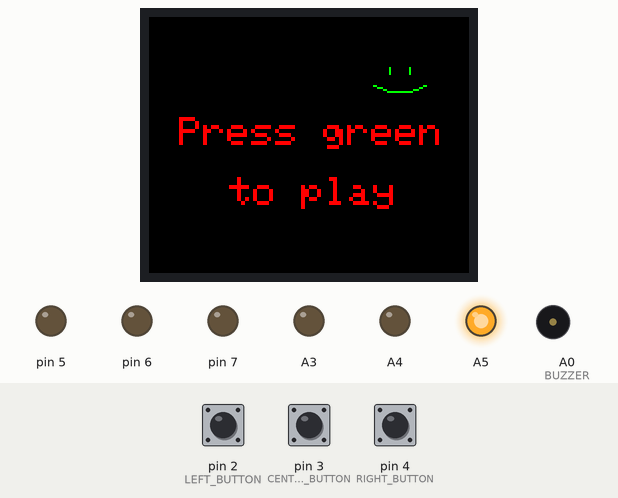
Simulated run of this sketch. Board: Arduino Uno, built with avr-gcc and run on an emulated ATmega328P. On the bench: 160×128 colour display, output pins drawn as LEDs (lit = HIGH), buzzer (waves = sounding). Inputs (shaded band) come from the test bench; at power-on: pin 3 (CENTER_BUTTON) LOW, pin 2 (LEFT_BUTTON) LOW, pin 4 (RIGHT_BUTTON) LOW.

Above: at 1.2 s.
1.3 s: pin 3 (CENTER_BUTTON) pulled HIGH for 0.15 s
At 2.4 s:
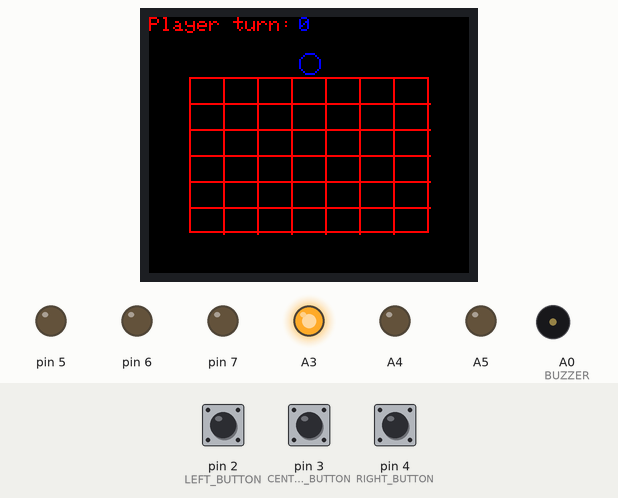
2.9 s: pin 2 (LEFT_BUTTON) pulled HIGH for 0.15 s
At 4.0 s:
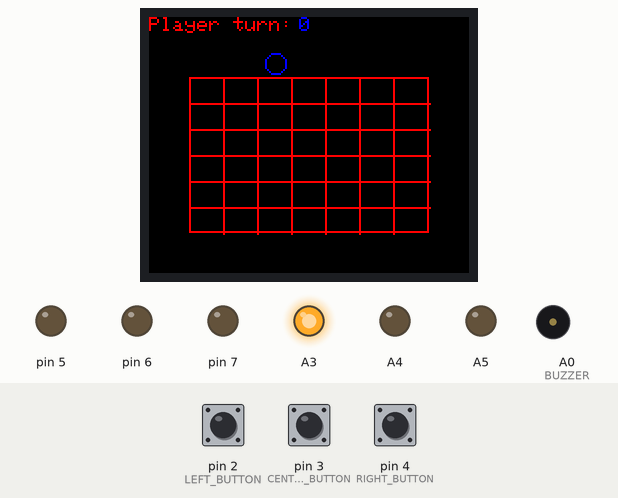
4.5 s: pin 3 (CENTER_BUTTON) pulled HIGH for 1 s
At 5.2 s:
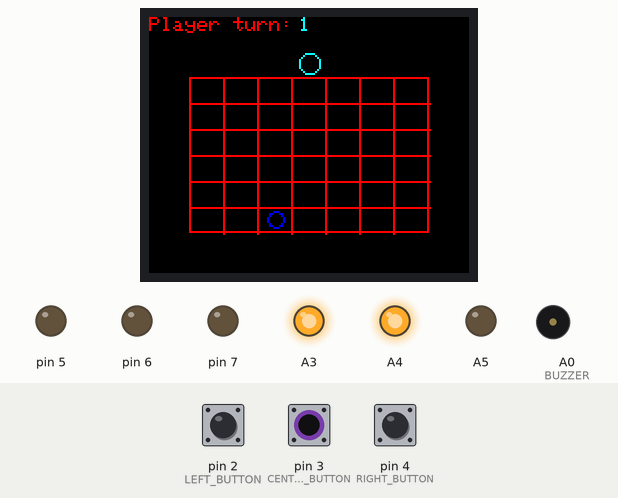
7.0 s: pin 4 (RIGHT_BUTTON) pulled HIGH for 0.15 s
At 8.3 s:
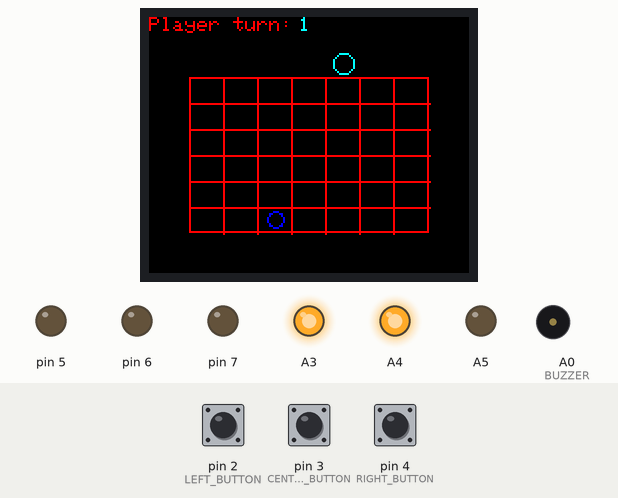
8.6 s: pin 3 (CENTER_BUTTON) pulled HIGH for 0.15 s
At 9.5 s:
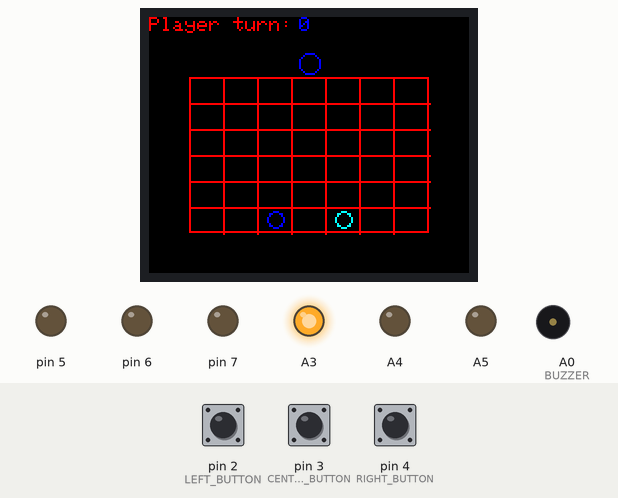
10.2 s: pin 2 (LEFT_BUTTON) pulled HIGH for 1 s
At 10.7 s:
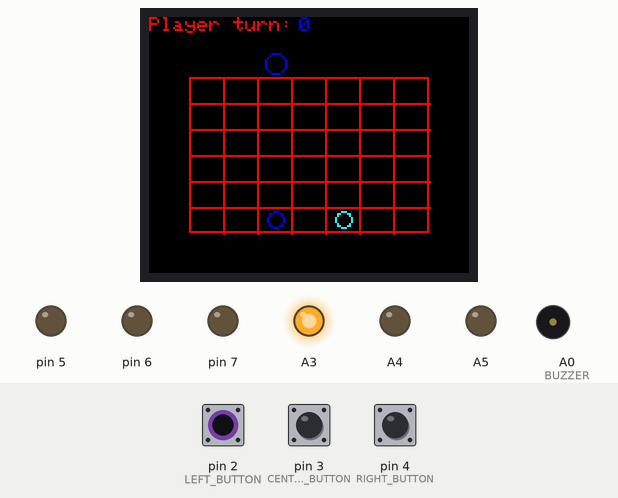
Timing chart, 0 to 13.2 s (numbered marks = the images above; inputs shaded):
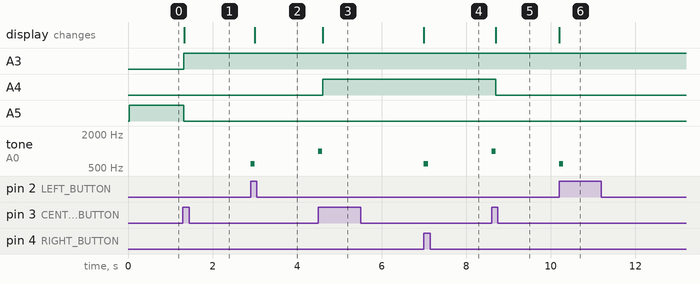

The sketch:

connect4.ino
```cpp
// library used for interrupts
#include "PinChangeInt.h"
// library used for lcd screen
#include <TFT.h>
#include <SPI.h>
#include "pitches.h"

// defines and variables for control pins
#define LEFT_BUTTON 2
unsigned long left_button_last_debounce_time;
#define CENTER_BUTTON 3
unsigned long center_button_last_debounce_time;
#define RIGHT_BUTTON 4
unsigned long right_button_last_debounce_time;

// lcd screen defines with instance of the library
#define cs 10
#define dc 9
#define rst 8
#define width TFTscreen.width()
#define height TFTscreen.height()
TFT TFTscreen = TFT(cs, dc, rst);

// rectangle variables
#define LEFT_CORNER_X 20
#define LEFT_CORNER_Y 30
#define RECT_WIDTH (width - (LEFT_CORNER_X * 2))
#define RECT_HEIGHT (height - (LEFT_CORNER_Y * 2) + 10)
#define INTERVAL_HEIGHT (RECT_HEIGHT / 6)
#define INTERVAL_WIDTH (RECT_WIDTH / 7)

//game variables
#define GAME_INIT 0
#define GAME_BEGINS 1
#define GAME_STARTED 2
volatile byte game_state;
byte player_switched;
char *player_turn;

//design defines
#define PLAYER_TURN_TEXT_X_POS 75
#define red_background 0
#define green_background 0
#define blue_background 0
#define red_font 0
#define green_font 0
#define blue_font 255
#define BUZZER A0
byte play_sound;

//select circle defines
#define SELECTOR_START_X (width / 2)
#define SELECTOR_START_Y (LEFT_CORNER_Y - 7)
#define CIRCLE_START_POSITION 0
#define STANDING 0
signed char circle_position;
signed char circle_state;

//game table
byte game_table[6][7];

//setup the screen
void setup_lcd_screen() {
  //initialize the library
  TFTscreen.begin();

  // clear the screen
  TFTscreen.background(red_background, green_background, blue_background);
  //set the text size
  TFTscreen.setTextSize(2);
}


void setColorRGB(unsigned int red, unsigned int green, unsigned int blue) {
  analogWrite(A3, red);
  analogWrite(A4, green);
  analogWrite(A5, blue);
}

void set_color_by_player() {
  if (player_turn[0] == '0') {
    TFTscreen.stroke(0, 0, 255);
  } else {
    TFTscreen.stroke(0, 255, 255);
  }
}

void draw_text_by_player(char *text, byte x_pos, byte y_pos) {
  set_color_by_player();
  TFTscreen.text(text, x_pos, y_pos);
}

void clear_and_reinit_selector() {
  TFTscreen.stroke(blue_background, green_background, red_background);
  TFTscreen.circle(SELECTOR_START_X + (circle_position * INTERVAL_WIDTH), SELECTOR_START_Y, 5);

  set_color_by_player();

  TFTscreen.circle(SELECTOR_START_X , SELECTOR_START_Y, 5);

  circle_position = CIRCLE_START_POSITION;
  circle_state = STANDING;
}


void setup() {
  // debug serial print
  Serial.begin(9600);

  // center button interrupt -> the only one used in game setup
  PCintPort::attachInterrupt(CENTER_BUTTON, game_setup_interrupt, RISING);

  // set pins 2,3,4 as input
  DDRD = DDRD | B11100011;

  //setup screen
  setup_lcd_screen();

  //game state
  game_state = GAME_INIT;
  player_turn = "0";
  player_switched = 0;

  //setup circle
  circle_position = CIRCLE_START_POSITION;
  circle_state = STANDING;
  pinMode(BUZZER, OUTPUT);
  play_sound = 0;
}


void draw_lines() {
  for (int i = 1 ; i <= 5 ; i++) {
    TFTscreen.line(LEFT_CORNER_X,
                  LEFT_CORNER_Y + INTERVAL_HEIGHT * i,
                  LEFT_CORNER_X + RECT_WIDTH,
                  LEFT_CORNER_Y + INTERVAL_HEIGHT * i);
  }

  for (int i = 1 ; i <= 6 ; i++) {
    TFTscreen.line(LEFT_CORNER_X + INTERVAL_WIDTH * i, LEFT_CORNER_Y, LEFT_CORNER_X + INTERVAL_WIDTH * i, LEFT_CORNER_Y + RECT_HEIGHT);
  }
}

void clear_text_and_set_color(byte blue, byte green, byte red, char* text, byte x_pos, byte y_pos) {
  TFTscreen.stroke(blue_background, green_background, red_background);
  TFTscreen.text(text, x_pos, y_pos);
  TFTscreen.stroke(blue, green, red);
}

void clear_circle_and_set_color(byte blue, byte green, byte red, byte x_pos, byte y_pos, byte radius) {
  TFTscreen.stroke(blue_background, green_background, red_background);
  TFTscreen.circle(x_pos, y_pos, radius);
  TFTscreen.stroke(blue, green, red);
}

void move_circle() {
  if(circle_position + circle_state >= -3 && circle_position + circle_state <= 3) {

      clear_circle_and_set_color(blue_font,
                                green_font,
                                red_font,
                                SELECTOR_START_X + (circle_position * INTERVAL_WIDTH),
                                SELECTOR_START_Y,
                                5);

      // adds -1 (left) or 1 (right)
      circle_position += circle_state;
      set_color_by_player();
      // adds circle_position * INTERVAL_WIDTH to x (related to first position which is 0)
      TFTscreen.circle(SELECTOR_START_X + (circle_position * INTERVAL_WIDTH), SELECTOR_START_Y, 5);
    }
}

void(* resetFunc) (void) = 0;

void end_game_interrupt() {
  if ((PIND & (1 << PD3)) != 0) {
    if (millis() - center_button_last_debounce_time >= 150) {
      center_button_last_debounce_time = millis();
      Serial.print("dupa castig");
      resetFunc();
    }
  }
}

//sketch from https://www.arduino.cc/en/Tutorial/BuiltInExamples/toneMelody
void play_song(int noteDurations[], int melody[]) {
  for (int thisNote = 0; thisNote < 8; thisNote++) {
    int noteDuration = 1000 / noteDurations[thisNote];
    tone(BUZZER, melody[thisNote], noteDuration);
    int pauseBetweenNotes = noteDuration * 1.30;
    delay(pauseBetweenNotes);
    noTone(BUZZER);
  }
}

void game_ended_with_victory(byte winner) {

  //builtin examples song
  int melody[] = {
    NOTE_C4, NOTE_G3, NOTE_G3, NOTE_A3, NOTE_G3, 0, NOTE_B3, NOTE_C4
  };
  int noteDurations[] = {
    4, 8, 8, 4, 4, 4, 4, 4
  };

  play_song(noteDurations, melody);

  TFTscreen.stroke(0, 0, 0);
  TFTscreen.circle(SELECTOR_START_X + (circle_position * INTERVAL_WIDTH), SELECTOR_START_Y, 5);
  TFTscreen.text("Player turn: ", 0, 0);
  TFTscreen.text(player_turn, PLAYER_TURN_TEXT_X_POS, 0);
  TFTscreen.stroke(0, 255, 0);
  TFTscreen.text( "The winner is: " , 5, SELECTOR_START_Y - 10);
  char* text;
  if(winner == 1) {
    TFTscreen.stroke(0, 0, 255);
    text = "RED";
    setColorRGB(255,0,0);
    delay(500);
    setColorRGB(0,0,0);
    delay(200);
    setColorRGB(255,0,0);
    delay(500);
    setColorRGB(0,0,0);
    delay(200);
    setColorRGB(255,0,0);
  } else {
    TFTscreen.stroke(0, 255, 255);
    text = "YELLOW";
    setColorRGB(255,150,0);
    delay(500);
    setColorRGB(0,0,0);
    delay(200);
    setColorRGB(255,150,0);
    delay(500);
    setColorRGB(0,0,0);
    delay(200);
    setColorRGB(255,150,0);
  }
  TFTscreen.text(text, 91, SELECTOR_START_Y - 10);

  delay(4000);

  TFTscreen.background(red_background, green_background, blue_background);
  PCintPort::detachInterrupt(CENTER_BUTTON);
  PCintPort::attachInterrupt(CENTER_BUTTON, end_game_interrupt, RISING);
  TFTscreen.stroke(0, 255, 0);
  TFTscreen.setTextSize(2);
  TFTscreen.text("Press green", 15, 50);
  TFTscreen.text("to replay", 30, 80);
  setColorRGB(0,255,0);
  TFTscreen.stroke(0, 255, 0);
  TFTscreen.stroke(255, 0, 0);
  TFTscreen.line(112, 34, 120, 37);
  TFTscreen.line(120, 37, 130, 37);
  TFTscreen.line(130, 37, 138, 34);

  TFTscreen.line(120, 25, 120, 28);
  TFTscreen.line(130, 25, 130, 28);
}

void occupy_element (int i, int j) {
  if(player_turn[0] == '0') {
    game_table[i][j] = 1;
  } else {
    game_table[i][j] = 2;
  }
  // draw the correspondent circle
  TFTscreen.circle(SELECTOR_START_X - INTERVAL_WIDTH * (3 - (circle_position + 3)),
                  SELECTOR_START_Y + INTERVAL_HEIGHT * (i + 1),
                  4);
  //change player's turn
  player_turn[0] ^= 1;
  //print the player's turn in the top left corner of screen
  draw_text_by_player(player_turn, PLAYER_TURN_TEXT_X_POS, 0);
  //finish the switch
  player_switched = 0;
  //reinitiate the circle selector
  clear_and_reinit_selector();

  byte winner = connect4(6,7);

  if (winner != 0) {
    game_ended_with_victory(winner);
  }

}

void init_interrupts_for_game_start() {
  PCintPort::detachInterrupt(CENTER_BUTTON);
  PCintPort::attachInterrupt(CENTER_BUTTON, control_buttons_interrupt, RISING);
  PCintPort::attachInterrupt(RIGHT_BUTTON, control_buttons_interrupt, RISING);
  PCintPort::attachInterrupt(LEFT_BUTTON, control_buttons_interrupt, RISING);
}


byte connect4(byte lines, byte columns) {
    int winner = 0;
    for (byte i = 0; i < lines; i++) {
        for (byte j = 0; j < columns; j++) {
            char element = game_table[i][j];
            // if the element is occupied
            if (element != 0) {
              // check match in line if j + 3 is not out of range
              if (j + 3 < columns && element == game_table[i][j + 1]
                && element == game_table[i][j + 2] && element == game_table[i][j + 3])
                winner = element;
              // check match in column if i + 3 is not out of rage
              if (i + 3 < lines && element == game_table[i + 1][j]
                  && element == game_table[i + 2][j] && element == game_table[i + 3][j])
                  winner = element;
              // check match in left diagonal
              if (j >= 3 && i + 3 < lines && element == game_table[i + 1][j - 1]
                  && element == game_table[i + 2][j - 2] && element == game_table[i + 3][j - 3])
                  winner = element;
              // check match in right diagonal
              if (j + 3 < columns && i + 3 < lines && element == game_table[i + 1][j + 1]
                  && element == game_table[i + 2][j + 2] && element == game_table[i + 3][j + 3])
                  winner = element;
            }
        }
    }

  return winner;
}

void play_button_press_sound() {
  if (play_sound == 1) {
    tone(BUZZER, 600);
    delay(100);
    noTone(BUZZER);
    play_sound = 0;
  } else if (play_sound == 2) {
    tone(BUZZER, 1000);
    delay(100);
    noTone(BUZZER);
    play_sound = 0;
  }
}

void loop() {

  play_button_press_sound();

  if (game_state == GAME_INIT) {
    //the first frame of the game
    TFTscreen.stroke(blue_font, green_font, red_font);
    TFTscreen.text("Press green", 15, 50);
    TFTscreen.text("to play", 40, 80);
    TFTscreen.stroke(0, 255, 0);
    TFTscreen.line(112, 34, 120, 37);
    TFTscreen.line(120, 37, 130, 37);
    TFTscreen.line(130, 37, 138, 34);

    TFTscreen.line(120, 25, 120, 28);
    TFTscreen.line(130, 25, 130, 28);

    setColorRGB(0,0,255);

  } else if (game_state == GAME_BEGINS) {
    //clear the first frame of the game, the game begins
    TFTscreen.background(blue_background, green_background, red_background);
    TFTscreen.stroke(blue_font, green_font, red_font);

    //draw the table
    TFTscreen.rect(20, 30, RECT_WIDTH, RECT_HEIGHT);
    draw_lines();

    game_state = GAME_STARTED;
    setColorRGB(255,0,0);

    //draw the circle selector, red color is the first player's color 0,0,255

    //set the interrupts
    init_interrupts_for_game_start();

    //print the player's turn text
    TFTscreen.setTextSize(1);
    TFTscreen.stroke(blue_font, green_font, red_font);
    TFTscreen.text("Player turn: ", 0, 0);

    //draw the circle selector, red color is the first player's color 0,0,255
    TFTscreen.stroke(0, 0, 255);
    TFTscreen.circle(SELECTOR_START_X , SELECTOR_START_Y, 5);
    // draw the number representing player's turn
    TFTscreen.text(player_turn, PLAYER_TURN_TEXT_X_POS, 0);
  }

  if (player_switched == 1) {

  //clear the player's turn with black
  clear_text_and_set_color(blue_font, green_font, red_font, player_turn, PLAYER_TURN_TEXT_X_POS, 0);

  //draw the player's disk
  //y is pos + 3 because center is 0 and are 7 columns

    for (int i = 0 ; i <= 5 ; i++) {
      set_color_by_player();
      // the element is occupied
      if (game_table[i][circle_position + 3] != 0) {
        // it is not the first line, so it's another unoccupied element above
         if (i != 0) {
          occupy_element(i - 1, circle_position + 3);
          // i is 0 so the entire column is full
         } else {
          // switch the player so this function does not loop, but the player stays the same
          player_switched = 0;
          TFTscreen.text(player_turn, PLAYER_TURN_TEXT_X_POS, 0);
         }
         break;
      } else {
        // element is 0, last line
        if (i == 5) {
          occupy_element(i, circle_position + 3);
          break;
        }
      }
    }
    if(player_turn[0] == '0') {
      setColorRGB(255,0,0);
    } else {
      setColorRGB(255,150,0);
    }
  }

  // move the circle left or right
  if(circle_state != STANDING) {
    move_circle();
    circle_state = STANDING;
  }
}


void control_buttons_interrupt() {
  if ((PIND & (1 << PD4)) != 0) {
    if (millis() - right_button_last_debounce_time >= 150) {
      right_button_last_debounce_time = millis();
      circle_state = 1;
      play_sound = 1;
    }
  } else if ((PIND & (1 << PD3)) != 0) {
    if (millis() - center_button_last_debounce_time >= 150) {
      center_button_last_debounce_time = millis();
      //switch player
      player_switched = 1;
      play_sound = 2;
    }
  } else if ((PIND & (1 << PD2)) != 0) {
    if (millis() - left_button_last_debounce_time >= 150) {
      left_button_last_debounce_time = millis();
      circle_state = -1;
      play_sound = 1;
    }
  }
}

void game_setup_interrupt() {
  if ((PIND & (1 << PD3)) != 0) {
    if (millis() - center_button_last_debounce_time >= 150) {
      center_button_last_debounce_time = millis();
      if (game_state == GAME_INIT) {
        game_state = GAME_BEGINS;
      }
    }
  }
}
```

buttons.cpp
```cpp
#include <Arduino.h>
#include "buttons.h"

void Button::init_button(int pin){
  this->pin = pin;
  this->last_state = LOW;
  this->last_debounce_time = 0;
}

void Button::toggle_button() {
  int reading = digitalRead(this->pin);

  if (reading != this->last_state) {
    this->last_debounce_time = millis();
  }

  if ((millis() - this->last_debounce_time) > 50) {
    if (reading != this->state) {
      this->state = reading;
      if (this->state == HIGH) {
        Serial.println(this->pin, DEC);
      }
    }
  }
  this->last_state = reading;
}
```

buttons.h
```cpp
class Button {
  public:
    unsigned long last_debounce_time;
    char pin;
    char state;
    char last_state;

  void init_button(int pin);
  void toggle_button();

};
```

pitches.h
```cpp
#define NOTE_B0  31
#define NOTE_C1  33
#define NOTE_CS1 35
#define NOTE_D1  37
#define NOTE_DS1 39
#define NOTE_E1  41
#define NOTE_F1  44
#define NOTE_FS1 46
#define NOTE_G1  49
#define NOTE_GS1 52
#define NOTE_A1  55
#define NOTE_AS1 58
#define NOTE_B1  62
#define NOTE_C2  65
#define NOTE_CS2 69
#define NOTE_D2  73
#define NOTE_DS2 78
#define NOTE_E2  82
#define NOTE_F2  87
#define NOTE_FS2 93
#define NOTE_G2  98
#define NOTE_GS2 104
#define NOTE_A2  110
#define NOTE_AS2 117
#define NOTE_B2  123
#define NOTE_C3  131
#define NOTE_CS3 139
#define NOTE_D3  147
#define NOTE_DS3 156
#define NOTE_E3  165
#define NOTE_F3  175
#define NOTE_FS3 185
#define NOTE_G3  196
#define NOTE_GS3 208
#define NOTE_A3  220
#define NOTE_AS3 233
#define NOTE_B3  247
#define NOTE_C4  262
#define NOTE_CS4 277
#define NOTE_D4  294
#define NOTE_DS4 311
#define NOTE_E4  330
#define NOTE_F4  349
#define NOTE_FS4 370
#define NOTE_G4  392
#define NOTE_GS4 415
#define NOTE_A4  440
#define NOTE_AS4 466
#define NOTE_B4  494
#define NOTE_C5  523
#define NOTE_CS5 554
#define NOTE_D5  587
#define NOTE_DS5 622
#define NOTE_E5  659
#define NOTE_F5  698
#define NOTE_FS5 740
#define NOTE_G5  784
#define NOTE_GS5 831
#define NOTE_A5  880
#define NOTE_AS5 932
#define NOTE_B5  988
#define NOTE_C6  1047
#define NOTE_CS6 1109
#define NOTE_D6  1175
#define NOTE_DS6 1245
#define NOTE_E6  1319
#define NOTE_F6  1397
#define NOTE_FS6 1480
#define NOTE_G6  1568
#define NOTE_GS6 1661
#define NOTE_A6  1760
#define NOTE_AS6 1865
#define NOTE_B6  1976
#define NOTE_C7  2093
#define NOTE_CS7 2217
#define NOTE_D7  2349
#define NOTE_DS7 2489
#define NOTE_E7  2637
#define NOTE_F7  2794
#define NOTE_FS7 2960
#define NOTE_G7  3136
#define NOTE_GS7 3322
#define NOTE_A7  3520
#define NOTE_AS7 3729
#define NOTE_B7  3951
#define NOTE_C8  4186
#define NOTE_CS8 4435
#define NOTE_D8  4699
#define NOTE_DS8 4978
```

Measured:
- after the input at 1.3 s, A3: LOW → HIGH at once; A5: HIGH → LOW at once; the display: changes at once (image 1)
- after the input at 2.9 s, tone on A0 (BUZZER): silent → 600 Hz at once, → silent 0.10 s later; the display: changes after 0.10 s (image 2)
- after the input at 4.5 s, A4: LOW → HIGH after 0.10 s; tone on A0 (BUZZER): silent → 1000 Hz at once, → silent 0.10 s later; the display: changes after 0.10 s (image 3)
- after the input at 7.0 s, tone on A0 (BUZZER): silent → 600 Hz at once, → silent 0.10 s later; the display: changes at once (image 4)
- after the input at 8.6 s, A4: HIGH → LOW after 0.10 s; tone on A0 (BUZZER): silent → 1000 Hz at once, → silent 0.10 s later; the display: changes after 0.10 s (image 5)
- after the input at 10.2 s, tone on A0 (BUZZER): silent → 600 Hz at once, → silent 0.10 s later; the display: changes at once (image 6)
